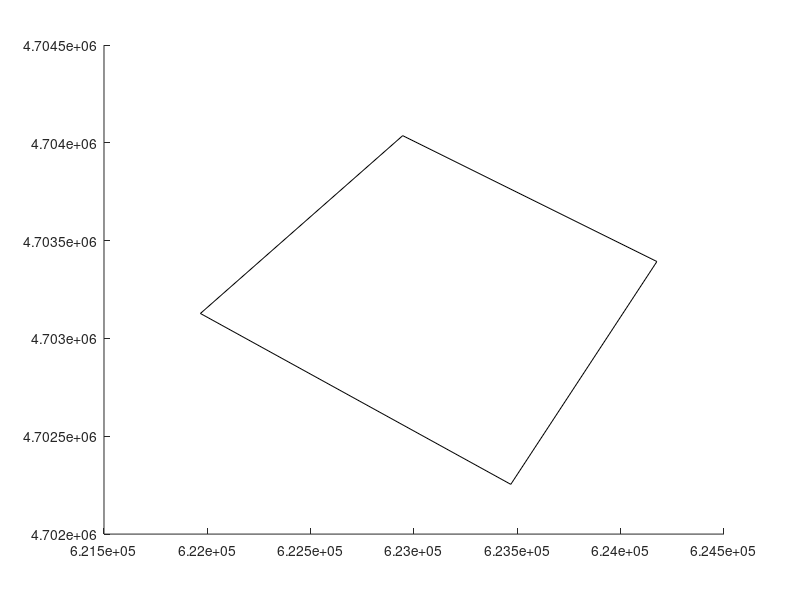

The MATLAB script that drew this image: (Note: this script raises an error after producing the figure.)
clear all
load GridErie.mat
%%scatter(xx,y,'.','k');
hold on


for i=2601:2800;
    c=cell(i,:);
    if isnan(c(6))==1;
      
        h=plot([xx(c(2)) xx(c(3)) xx(c(4)) xx(c(2))], [y(c(2)) y(c(3)) y(c(4)) y(c(2))],'k'); label(h,num2str(i),'middle');
        hold on
    end
    if isnan(c(6))==0;
        
        h=plot([xx(c(2)) xx(c(3)) xx(c(4)) xx(c(5)) xx(c(2))], [y(c(2)) y(c(3)) y(c(4)) y(c(5)) y(c(2))],'k'); label(h,num2str(i),'middle');
        hold on
    end
end
    



clear all
load GridErie.mat
%%scatter(xx,y,'.','k');

%hold on


for i=1:21884;
c=cell(i,:);
if isnan(c(6))==1;
      
   h=plot([xx(c(2)) xx(c(3)) xx(c(4)) xx(c(2))], [y(c(2)) y(c(3)) y(c(4)) y(c(2))],'k');
     hold on
 end
 if isnan(c(6))==0;
     
     h=plot([xx(c(2)) xx(c(3)) xx(c(4)) xx(c(5)) xx(c(2))], [y(c(2)) y(c(3)) y(c(4)) y(c(5)) y(c(2))],'k');
    hold on
 end
end
    